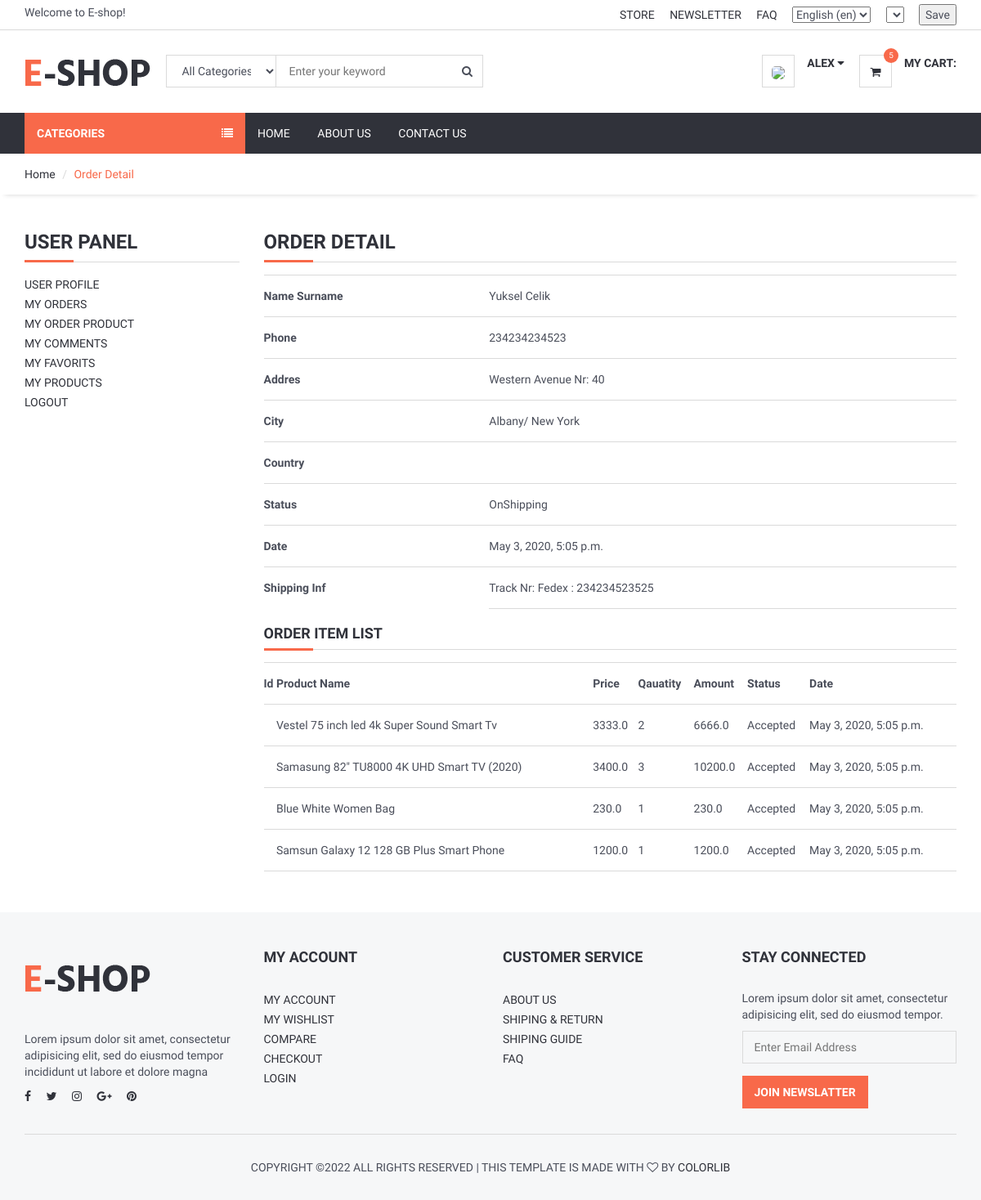
Page /user/orderdetail/1 (signed in) on the committed database.
### order/models.py (models this page shows, shortened)
class Order(models.Model):
    STATUS = (
        ('New', 'New'),
        ('Accepted', 'Accepted'),
        ('Preaparing', 'Preaparing'),
        ('OnShipping', 'OnShipping'),
        ('Completed', 'Completed'),
        ('Canceled', 'Canceled'),
    )
    user = models.ForeignKey(User, on_delete=models.SET_NULL, null=True)
    code = models.CharField(max_length=5, editable=False )
    first_name = models.CharField(max_length=10)
    last_name = models.CharField(max_length=10)
    phone = models.CharField(blank=True, max_length=20)
    address = models.CharField(blank=True, max_length=150)
    city = models.CharField(blank=True, max_length=20)
    country = models.CharField(blank=True, max_length=20)
    total = models.FloatField()
    status=models.CharField(max_length=10,choices=STATUS,default='New')
    ip = models.CharField(blank=True, max_length=20)
    adminnote = models.CharField(blank=True, max_length=100)
    create_at=models.DateTimeField(auto_now_add=True)
    update_at=models.DateTimeField(auto_now=True)

class OrderProduct(models.Model):
    STATUS = (
        ('New', 'New'),
        ('Accepted', 'Accepted'),
        ('Canceled', 'Canceled'),
    )
    order = models.ForeignKey(Order, on_delete=models.CASCADE)
    user = models.ForeignKey(User, on_delete=models.CASCADE)
    product = models.ForeignKey(Product, on_delete=models.CASCADE)
    variant = models.ForeignKey(Variants, on_delete=models.SET_NULL,blank=True, null=True) # relation with varinat
    quantity = models.IntegerField()
    price = models.FloatField()
    amount = models.FloatField()
    status = models.CharField(max_length=10, choices=STATUS, default='New')
    create_at = models.DateTimeField(auto_now_add=True)
    update_at = models.DateTimeField(auto_now=True)

### product/models.py (models this page shows, shortened)
class Product(models.Model):
    STATUS = (
        ('True', 'True'),
        ('False', 'False'),
    )
    VARIANTS = (
        ('None', 'None'),
        ('Size', 'Size'),
        ('Color', 'Color'),
        ('Size-Color', 'Size-Color'),
    )
    category = models.ForeignKey(Category, on_delete=models.CASCADE) #many to one relation with Category
    title = models.CharField(max_length=150)
    keywords = models.CharField(max_length=255)
    description = models.TextField(max_length=255)
    image=models.ImageField(upload_to='images/',null=False)
    price = models.DecimalField(max_digits=12, decimal_places=2,default=0)
    amount=models.IntegerField(default=0)
    minamount=models.IntegerField(default=3)
    variant=models.CharField(max_length=10,choices=VARIANTS, default='None')
    detail=RichTextUploadingField()
    slug = models.SlugField(null=False, unique=True)
    status=models.CharField(max_length=10,choices=STATUS)
    create_at=models.DateTimeField(auto_now_add=True)
    update_at=models.DateTimeField(auto_now=True)

### user/views.py (the view)
# urls.py: path('orderdetail/<int:id>', views.user_orderdetail, name='user_orderdetail'),
@login_required(login_url='/login') # Check login
def user_orderdetail(request,id):
    current_user = request.user
    order = Order.objects.get(user_id=current_user.id, id=id)
    orderitems = OrderProduct.objects.filter(order_id=id)
    context = {
        'order': order,
        'orderitems': orderitems,
    }
    return render(request, 'user_order_detail.html', context)

### home/templatetags/myapptags.py (called while the page is built)
@register.simple_tag
def shopcartcount(userid):
    count = ShopCart.objects.filter(user_id=userid).count()
    return count

### user/templates/user_order_detail.html (shortened to what this page needs)
{% extends 'homebase.html' %}
{% block sidebar %} {% include 'sidebar.html' %} {% endblock %}
{% block body %}
    <div id="breadcrumb">
        <div class="container">
            <ul class="breadcrumb">
                <li><a href="/">Home</a></li>
                <li class="active">Order Detail</li>
            </ul>
        </div>
    </div>
    <div class="section">
        <div class="container">
            <div class="row">
                <div class="col-md-3">
                    {% include "user_panel.html" %}
                </div>
                <div class="col-md-9">
                    <div class="order-summary clearfix">
                        <div class="section-title">
                            <h3 class="title">Order Detail</h3>
                        </div>
                        <table class="shopping-cart-table table">
                            <tr>
                                <th class="text-left">Name Surname</th>
                                <td class="text-left">{{ order.first_name}} {{ order.last_name }} </td>
                            </tr>
                            <tr>
                                <th class="text-left">Phone</th>
                                <td class="text-left">{{ order.phone}}</td>
                            </tr>
                            <tr>
                                <th class="text-left">Addres</th>
                                <td class="text-left">{{ order.address}}</td>
                            </tr>
                            <tr>
                                <th class="text-left">City</th>
                                <td class="text-left">{{ order.city}}</td>
                            </tr>
                            <tr>
                                <th class="text-left">Country</th>
                                <td class="text-left">{{ order.country}}</td>
                            </tr>
                            <tr>
                                <th class="text-left">Status</th>
                                <td class="text-left">{{ order.status}}</td>
                            </tr>
                            <tr>
                                <th class="text-left">Date</th>
                                <td class="text-left">{{ order.create_at}}</td>
                            </tr>
                            <th class="text-left">Shipping Inf</th>
                            <td class="text-left">{{ order.adminnote}}</td>
                        </table>
                        <div class="section-title">
                            <h4 class="title">Order Item List</h4>
                        </div>
                        <table class="shopping-cart-table table">
                            <tr>
                                <th class="text-left">Id </th>
                                <th class="text-left">Product Name </th>
                                <th class="text-left">Price </th>
                                <th class="text-left">Qauatity </th>
                                <th class="text-left">Amount </th>
                                <th class="text-left">Status </th>
                                <th class="text-left">Date </th>
                            </tr>
                            {% for rs in orderitems %}
                                <tr>
                                    <td class="text-left">
                                    </td>
                                    <td class="text-left">{{ rs.product.title}} {{ rs.variant.size }}   {{ rs.variant.color }}</td>
                                    <td class="text-left">{{ rs.price}} </td>
                                    <td class="text-left">{{ rs.quantity}} </td>
                                    <td class="text-left">{{ rs.amount}} </td>
                                    <td class="text-left">{{ rs.status}} </td>
                                    <td class="text-left">{{ rs.create_at}} </td>
                                </tr>
                            {% endfor %}
                        </table>
                    </div>
                </div>
            </div>
        </div>
    </div>
{% endblock %}

### home/templates/header.html (shortened to what this page needs)
{% load static %}
{% load i18n %}
{% load currency %}
<header>
    <div id="top-header">
        <div class="container">
            <div class="pull-left">
                <span>{% trans "Welcome to E-shop!" %}</span>
            </div>
            <div class="pull-right">
                <ul class="header-top-links">
                    <li><a href="#">{% trans "Store" %}</a></li>
                    <li><a href="#">{% trans "Newsletter" %}</a></li>
                    <li><a href="{% url 'faq' %}">{% trans "FAQ" %}</a></li>
                    <li class="dropdown default-dropdown">
                        <form action="{% url 'selectlanguage' %}" method="post">{% csrf_token %}
                            <select name="language" onchange="submit()" >
                                {% get_current_language as LANGUAGE_CODE %}
                                {% get_available_languages as LANGUAGES %}
                                {% get_language_info_list for LANGUAGES as languages %}
                                {% for language in languages %}
                                    <option value="{{ language.code }}"{% if language.code == LANGUAGE_CODE %} selected{% endif %}>
                                        {{ language.name_local }} ({{ language.code }})
                                    </option>
                                {% endfor %}
                            </select>
                        </form>
                    </li>
                    <li class="dropdown default-dropdown">
                        <form id="currency_switcher" method="POST" action="{% url 'selectcurrency' %}">
                            <select name="currency" onchange="submit()" >
                            </select>
                        </form>
                    </li>
                    <li class="dropdown default-dropdown">
                        <form id="currency_switcher" method="POST" action="{% url 'savelangcur' %}">
                            <input type="submit" value="Save" />
                        </form>
                    </li>
                </ul>
            </div>
        </div>
    </div>
    <div id="header">
        <div class="container">
            <div class="pull-left">
                <div class="header-logo">
                    <a class="logo" href="{% url 'home' %}">
                        <img src="{% static '' %}img/logo.png" alt="">
                    </a>
                </div>
                <div class="header-search">
                    <form action="/search/" method="post">
                        <input id="query" name="query" class="input search-input" type="text" placeholder="Enter your keyword">
                        <select name="catid"  class="input search-categories">
                            <option value="0">{% trans "All Categories" %}</option>
                        </select>
                        <button class="search-btn"><i class="fa fa-search"></i></button>
                    </form>
                </div>
            </div>
            <div class="pull-right" >
                <ul class="header-btns">
                    <li class="header-account dropdown default-dropdown">
                        {% if user.id is not None %}
                            <div class="dropdown-toggle" role="button" data-toggle="dropdown" aria-expanded="true">
                                <div class="header-btns-icon">
                                    <img src="{{ request.session.userimage }}" style="height: 40px; border-radius: 30%">
                                </div>
                                <strong class="text-uppercase">{{ user.first_name }} <i class="fa fa-caret-down"></i></strong>
                            </div>
                        {% else %}
                            <a href="{% url 'login' %}" class="text-uppercase">Login</a> / <a href="{% url 'signup' %}" class="text-uppercase">Sign Up</a>
                        {% endif %}
                    </li>
                    <li class="header-cart dropdown default-dropdown">
                        <a href="{% url 'shopcart'%}" >
                            <div class="header-btns-icon">
                                <i class="fa fa-shopping-cart"></i>
                                {% load myapptags %}
                                {% shopcartcount user.id as count %}
                                <span class="qty">{{ count }}</span>
                            </div>
                            <strong class="text-uppercase">{% trans "My Cart:" %}</strong>
                            <br>
                        </a>
                    </li>
                </ul>
            </div>
        </div>
    </div>
</header>

### home/static/css/style.css (style rules this page uses)
body { font-family: 'Hind', sans-serif; color: #4A4E5A; overflow-x: hidden; }
h1, h2, h3, h4, h5, h6 { color: #30323A; margin: 0 0 10px; font-weight: 700; }
a { color: #30323A; -webkit-transition: 0.3s color; transition: 0.3s color; }
strong { color: #30323A; }
ul, ol { margin: 0; padding: 0; list-style: none }
.input { width: 100%; height: 40px; padding: 0px 15px; border: none; background-color: transparent; -webkit-box-shadow: 0px 0px 0px 1px #DADADA inset, 0px 0px 0px 5px transparent; box-shadow: 0px 0px 0px 1px #DADADA inset, 0px 0px 0px 5px transparent; -webkit-transition: 0.3s all; transition: 0.3s all; }
.section { padding-top: 30px; padding-bottom: 30px; }
.section-title { position: relative; margin-bottom: 15px; margin-top: 15px; border-bottom: 1px solid #DADADA; }
.section-title .title { display: inline-block; text-transform: uppercase; }
.section-title:after { content: ""; position: absolute; left: 0; bottom: -1.5px; height: 3px; width: 60px; background-color: #F8694A; }
#breadcrumb { -webkit-box-shadow: 0px 6px 6px -6px rgba(0, 0, 0, 0.175); box-shadow: 0px 6px 6px -6px rgba(0, 0, 0, 0.175); }
.breadcrumb { background-color: transparent; border: none; border-radius: 0px; padding: 15px 0px; margin: 0; }
.breadcrumb>.active { color: #F8694A; }
.breadcrumb>li+li:before { color: #DADADA; }
#header { padding-top: 15px; padding-bottom: 15px; }
#top-header { padding-top: 5px; padding-bottom: 5px; border-bottom: 1px solid #DADADA; }
.header-top-links>li { display: inline-block; }
.header-top-links>li+li { margin-left: 15px; }
.header-top-links>li>a { cursor: pointer; text-transform: uppercase; }
.header-logo { display: inline-block; margin-right: 15px; }
.header-logo .logo>img { width: 100%; max-height: 70px; }
.header-search { display: inline-block; padding: 15px 0px; max-width: 400px; }
.header-search>form { position: relative; }
.header-search>form .search-input { padding-left: 150px; padding-right: 45px; }
.header-search>form .search-categories { position: absolute; left: 0px; top: 0px; width: 135px; }
.header-search>form .search-btn { position: absolute; top: 0px; right: 0px; width: 40px; height: 40px; background-color: transparent; border: none; }
.header-btns>li { display: inline-block; vertical-align: top; padding: 15px 0px; }
.header-btns>li+li { margin-left: 15px; }
.header-btns>li .header-btns-icon { position: relative; float: left; margin-right: 15px; width: 40px; height: 40px; line-height: 40px; text-align: center; color: #30323A; background-color: #FFF; border: 1px solid #DADADA; }
.header-btns .dropdown-toggle { display: block; cursor: pointer; }
.header-cart .header-btns-icon .qty { position: absolute; right: -9px; top: -9px; width: 18px; height: 18px; line-height: 18px; text-align: center; font-size: 10px; background: #F8694A; color: #FFF; border-radius: 50%; }
.shopping-cart-table>tbody>tr>td, .shopping-cart-table>tbody>tr>th, .shopping-cart-table>tfoot>tr>td, .shopping-cart-table>tfoot>tr>th, .shopping-cart-table>thead>tr>td, .shopping-cart-table>thead>tr>th { padding: 15px 0px; vertical-align: middle; border-top: 1px solid #DADADA; }
.shopping-cart-table>tbody>tr:last-child>td { border-bottom: 1px solid #DADADA; }

### rows in the picture
Order: first_name "Yuksel", last_name "Celik", phone "234234234523", address "Western Avenue Nr: 40", city "Albany/ New York", status "OnShipping", create_at "May 3, 2020, 5:05 p.m.", adminnote "Track Nr: Fedex : 234234523525"
OrderProduct: product "Vestel 75 inch led 4k Super Sound Smart Tv", price "3333.0", quantity "2", amount "6666.0", status "Accepted", create_at "May 3, 2020, 5:05 p.m."
OrderProduct: product "Samasung 82\" TU8000 4K UHD Smart TV (2020)", price "3400.0", quantity "3", amount "10200.0", status "Accepted", create_at "May 3, 2020, 5:05 p.m."
OrderProduct: product "Blue White Women Bag", price "230.0", quantity "1", amount "230.0", status "Accepted", create_at "May 3, 2020, 5:05 p.m."
OrderProduct: product "Samsun Galaxy 12 128 GB Plus Smart Phone", price "1200.0", quantity "1", amount "1200.0", status "Accepted", create_at "May 3, 2020, 5:05 p.m."

### other values in the picture
{{ user.first_name }} "ALEX"
{{ count }} "5"
form field language "English (en)"
